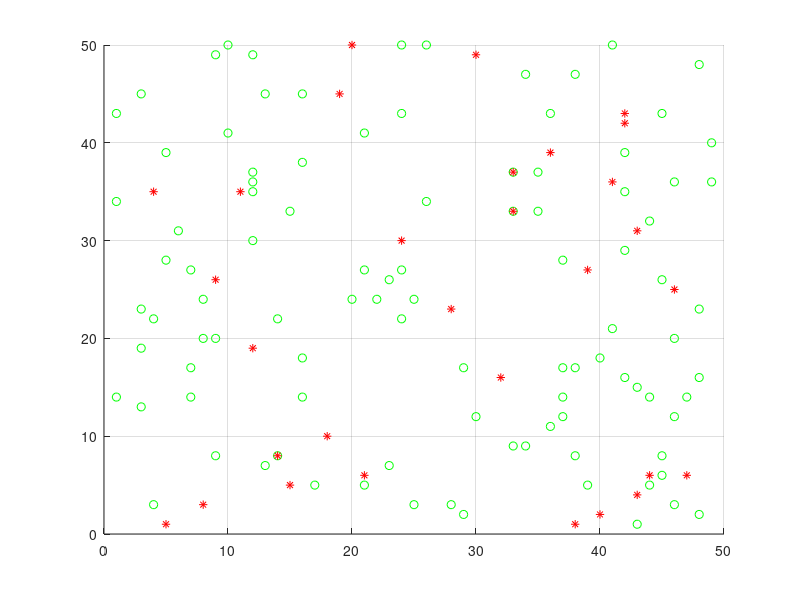

Reproduce this figure in MATLAB. (Note: this script raises an error after producing the figure.)


clc;
clear all;
close all;
 
%% load data 
 
data = [normrnd(0,1.5,[25 1]),normrnd(0,1.5,[25 1]);
        normrnd(0,1.5,[25 1]),normrnd(8,1.5,[25 1]);
        normrnd(8,1.5,[25 1]),normrnd(0,1.5,[25 1]);
        normrnd(8,1.5,[25 1]),normrnd(8,1.5,[25 1])];
dl = length(data);
%plot(data(:,1),data(:,2),'*');
 
%% init
colonySize = 50;
xAxis = 1:(colonySize);
yAxis = 1:(colonySize);
 
% parameters from data
mu = mean(data);
covariance = cov(data);
 
%visibility
s = 8;
%iterations
N = 2500;
alpha = .35;
kp = 0.2;
kd = 0.05;
phimax = 5;
phimin = 0.1;
 
food = 1:dl;
antCount = 30;
foodMat = zeros(colonySize);
antMat = zeros(colonySize);
foodLoc = zeros(dl,2);
antLoc = zeros(antCount,2);
pheromoneMat = phimin*ones(colonySize);
pheromoneIncerement = .5;
pheromoneDecrement = .99;
antMouths = zeros(antCount,1);
 
figure;
hold on;
grid on;
 
%% create ants and drop data points(food) randomly in grid
%  %  disp('Let there be an ants');
 
for i=1:antCount
    exit = 0;
    while(exit == 0)
        xPos = ceil(rand*colonySize);
        yPos = ceil(rand*colonySize);
        flag = 0;
        if(antMat((xPos),(yPos))== 0 && xPos ~=0 && yPos ~= 0)
            antMat((xPos),(yPos)) = i;
            antLoc(i,1) = xPos;
            antLoc(i,2) = yPos;
            exit = 1;
        end
    end
end
 
% %  %  disp('done dropping ants');
plot(antLoc(:,1),antLoc(:,2),'r*');
for i=1:dl
    exit = 0;
    while(exit == 0)
        xPos = ceil(rand*colonySize);
        yPos = ceil(rand*colonySize);
        if(foodMat(ceil(xPos),ceil(yPos))== 0 && xPos ~=0 && yPos ~= 0)
            foodMat(ceil(xPos),ceil(yPos)) = i;
            foodLoc(i,1) = xPos;
            foodLoc(i,2) = yPos;
            exit = 1;
        end
    end
end
plot(foodLoc(:,1),foodLoc(:,2),'go');
pickMat = zeros(N,antCount);
 
%% start iterations - perform following steps for each ANT
%  %  disp('game on!!');
 
%% choose direction to move
 
for iter = 1:N
    for ant = 1:antCount
        % move
        xPos = antLoc(ant,1);
        yPos = antLoc(ant,2);
 
        % compute possible paths
        dirOptions = [xPos yPos+1; xPos+1 yPos+1; xPos+1 yPos; xPos+1 yPos-1; xPos yPos-1; xPos-1 yPos-1; xPos-1 yPos; xPos-1 yPos+1];
        %  %  disp('getting possible directions')
        dirLim = ones(1,8);
        % find available directions with limiting conditions
        if (xPos+1 > colonySize)
            dirLim([2 3 4]) = 0;
        end
        if (xPos-1 <= 0)
            dirLim([6 7 8]) = 0;
        end
        if (yPos+1 > colonySize)
            dirLim([1 2 8]) = 0;
        end
        if(yPos-1 <= 0)
            dirLim([4 5 6]) = 0;
        end
        %  %  disp('level1')
        % shd check antLoc for positions - because if there is another ant
        % in a prospective postion this ant cannot move there
        for t = 1:8
            if(dirLim(t) == 1)
                if(find(antLoc(:,1) == dirOptions(t,1)))
                    if(find(antLoc(:,2) == dirOptions(t,2)))
                        dirLim(t) = 0;
                    end
                end
            end
        end
        %  %  disp('level2');
        %if ant has food in mouth it cant move to a position that has food
        if(antMouths(ant,1) ~= 0)
            for t = 1:8
                if(dirLim(t) == 1)
                    if(foodMat(dirOptions(t,1),dirOptions(t,2)) ~= 0)
                        dirLim(t) = 0;
                    end
                end
            end
        end
        % creating a matrix that holds the indeces of the possible
        % directions of movement
        %  %  disp('levlel3');
        validDirIndeces = zeros(length(find(dirLim)),1);
        len = 0;
        for t = 1:8
            if(dirLim(t) == 1)
                validDirIndeces(len+1,1) = t;
                len = len+1;
            end
        end
        %  %  disp('final level');
        % select a direction
        if(find(validDirIndeces))
 
            % compute prob along each possible direction
            dirProbs = zeros(length(validDirIndeces),1);
            %  %  disp('dirProbs');
            for dir=1:length(validDirIndeces)
%                 dirProbs(dir,1) = pheromoneMat(dirOptions(validDirIndeces(dir,1),1),dirOptions(validDirIndeces(dir,1),2))*rand*rand;
                  dirProbs(dir,1) = rand;
            end
 
            maxProbIndex = find(dirProbs == max(dirProbs));
            %  %  disp('maxProbIndex');
            % set co-ordinates to move
            move2 = zeros(1,2);
            move2 = dirOptions(validDirIndeces(maxProbIndex(1),1),:);
            %  %  disp(move2);
%% move
            antMat(move2(1,:)) = ant;
            antLoc(ant,:)=move2(1,:);
            if(antMouths(ant,1) ~= 0)
                foodMat(xPos,yPos) = 0;
                foodMat(move2(1,1),move2(1,2))=antMouths(ant,1);
                foodLoc(antMouths(ant,1),:) = move2(1,:);
            end
%             pheromoneMat(move2(1,1),move2(1,2)) = pheromoneMat(move2(1,1),move2(1,2)) + pheromoneIncerement;
%             if(pheromoneMat(move2(1,1),move2(1,2)) > phimax)
%                 pheromoneMat(move2(1,1),move2(1,2)) = phimax;
%             end
            %  %  disp('incremented pheromone');
            nxPos = move2(1,1);
            nyPos = move2(1,2);
            % pick up/drop
            foodOptions = [nxPos nyPos+1; nxPos+1 nyPos+1; nxPos+1 nyPos; nxPos+1 nyPos-1; nxPos nyPos-1; nxPos-1 nyPos-1; nxPos-1 nyPos; nxPos-1 nyPos+1];
            % find valid food directions out the above options
            foodDirLim = ones(1,8);
            % find available directions with limiting conditions
            if (nxPos+1 > colonySize)
                foodDirLim([2 3 4]) = 0;
            end
            if (nxPos-1 <= 0)
                foodDirLim([6 7 8]) = 0;
            end
            if (nyPos+1 > colonySize)
                foodDirLim([1 2 8]) = 0;
            end
            if(nyPos-1 <= 0)
                foodDirLim([4 5 6]) = 0;
            end
%% pick up/drop food
            % check if mouth is empty
            %  %  disp('created valid foodDirs');
            if(antMouths(ant,1) ~= 0)
                % no?
                %  %  disp('mouth not empty');
                % see if it can be dropped
                % calculate distance between food in mouth and surrounding
                % food if any
                len = 0;
                loc = zeros(8,1);
                distance(1)=0;
                f = 0;
                for t=1:8
                    if(foodDirLim(1,t) ~=0)
                        if(foodMat(foodOptions(t,1),foodOptions(t,2)) ~= 0)
                            loc(t,1) = 1;
                            distance(len+1) = euclidianDistance(data(foodMat(foodOptions(t,1),foodOptions(t,2)),:),data(antMouths(ant,1),:));
                            f = f + (1-(distance(len+1)/alpha));
                            len = len+1;
                            %  %  disp('distCal');
                        end
                    end
                end
                f = f/(s*s);
                ppick = (1/(pheromoneMat(nxPos,nyPos)*f))*(kp/(kp+f))^2;
                pdrop = (pheromoneMat(nxPos,nyPos)*f)*(f/(kd+f))^2;
%                 if(mean(distance) < distThresh|| sum(distance)> distMax)
                if(pdrop > ppick)
                    % drop it
                    foodMat(nxPos,nyPos) = antMouths(ant,1);
                    foodLoc(antMouths(ant,1),:) = [nxPos nyPos];
                    antMouths(ant,1) = 0;
                    pheromoneMat(nxPos,nxPos) = pheromoneMat(nxPos,nxPos) + pheromoneIncerement*pheromoneMat(nxPos,nxPos);
                    if(pheromoneMat(nxPos,nxPos) > phimax)
                        pheromoneMat(nxPos,nxPos) = phimax;
                    end
                     %  disp('dropped');
                end
            else
                % yes?
                % if food is present see if food can be picked up'
                %                   %  disp('mouth empty');
                if(foodMat(nxPos,nyPos) ~= 0)
                    len = 0;
                    loc = zeros(8,1);
                    distance(1)=0;
%                      %  disp('food located');
                    f = 0;
                    for t=1:8
                        if(foodDirLim(1,t) ~=0)
                            if(foodMat(foodOptions(t,1),foodOptions(t,2)) ~= 0)
                                loc(t,1) = 1;
                                distance(len+1) = euclidianDistance(data(foodMat(foodOptions(t,1),foodOptions(t,2)),:),data(foodMat(nxPos,nyPos),:));
                                f = f + (1-(distance(len+1)/alpha));
                                len = len+1;
                            end
                        end
                    end
                    if(length(distance) >= 1)
%                          %  disp(mean(distance));
                        f = f/(s*s);
                        ppick = (1/(pheromoneMat(nxPos,nyPos)*f))*(kp/(kp+f))^2;
                        pdrop = (pheromoneMat(nxPos,nyPos)*f)*(f/(kd+f))^2;
                        if(ppick > pdrop)
                            % pick it up
                            antMouths(ant,1) = foodMat(nxPos,nyPos);
                            foodMat(nxPos,nyPos) = 0;
%                              %  disp('pickedUp');
                            pheromoneMat(nxPos,nxPos) = pheromoneDecrement*pheromoneMat(nxPos,nxPos);
                            if(pheromoneMat(nxPos,nxPos) < phimin)
                                pheromoneMat(nxPos,nxPos) = phimin;
                            end
                        end
                    end
                end
            end
        end
%% update map for location of food and ants
        pause(.01);
        cla;
        plot(foodLoc(:,1),foodLoc(:,2),'go');
        plot(antLoc(:,1),antLoc(:,2),'r*');
%                   imagesc(pheromoneMat(1:50,1:50));
    end
    % reduce pheromone
    for u = 1:size(pheromoneMat,1)
        for r = 1:size(pheromoneMat,2)
            pheromoneMat(u,r)= pheromoneDecrement*pheromoneMat(u,r);
            if(pheromoneMat(u,r) < phimin)
                pheromoneMat(u,r) = phimin;
            end
        end
    end
end
 
%% end of iterations - ask all ants to drop and update map
for ant = 1:antCount
    if(antMouths(ant,1) ~= 0)
        foodMat(antLoc(ant,1),antLoc(ant,2)) = antMouths(ant,1);
    end
end
pause(.01);
cla;
plot(foodLoc(:,1),foodLoc(:,2),'go');
plot(antLoc(:,1),antLoc(:,2),'r*');



